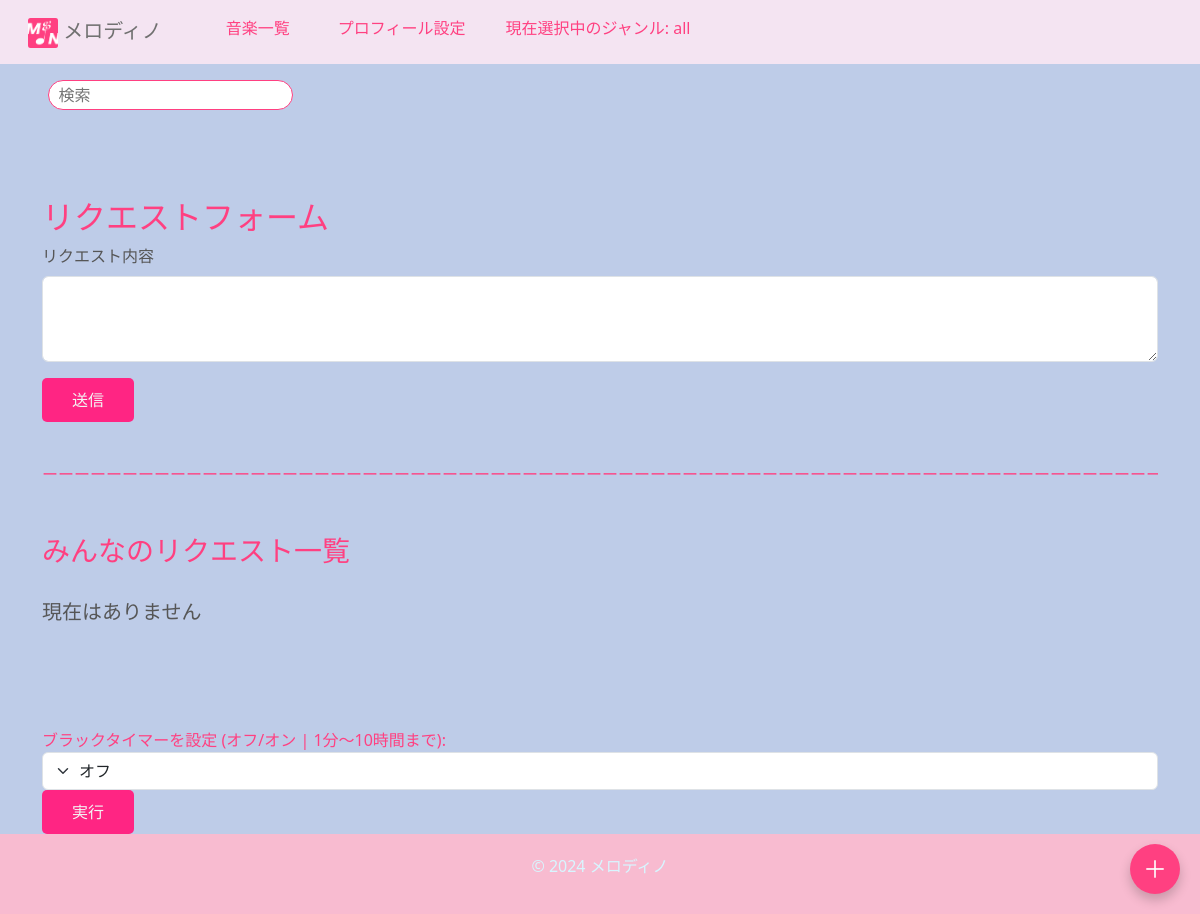
Before: /ongaku/requests/ (signed in) with the older database file.
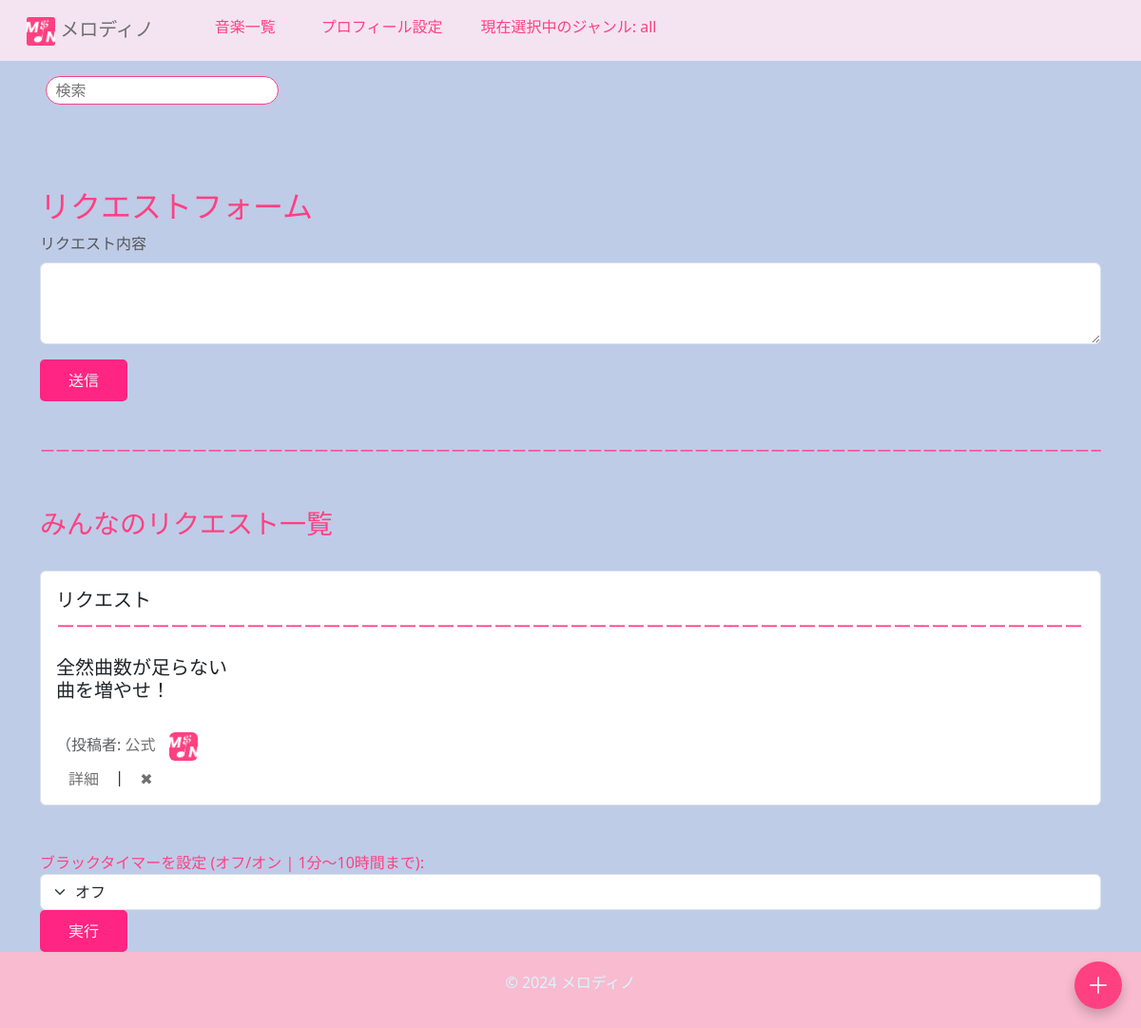
After: the same page with the newer database file.
### ongaku/models.py (models this page shows, shortened)
class Request(models.Model):
    title = models.CharField(max_length=100, default="タイトルを記入してください")
    user = models.ForeignKey(User, on_delete=models.CASCADE)  # リクエストをしたユーザー
    description = models.TextField()
    created_at = models.DateTimeField(default=timezone.now)
    text = models.TextField(max_length=100)

class UserProfile(models.Model):
    user = models.OneToOneField(User, on_delete=models.CASCADE)
    songs = models.ManyToManyField(Ongaku)  # ユーザーが作成した曲の関連
    display_name = models.CharField(max_length=100, unique=True, blank=True, null=True)
    bio = models.TextField(blank=True, null=True)  # 自己紹介
    profile_picture = models.ImageField(upload_to='profile_pictures/', blank=True, null=True)
    youtube_url = models.URLField(blank=True, null=True)  # YouTube URL
    twitter_url = models.URLField(blank=True, null=True)  # Twitter URL

### ongaku/views.py (the view)
# urls.py: path('requests/', views.request_view, name='request_view'),
@login_required
def request_view(request):
    if request.method == 'POST':
        request_text = request.POST.get('request_text')
        new_request = Request(text=request_text, user=request.user)
        new_request.save()
        return redirect('request_view')  # リダイレクトしてフォームをリセット
    requests = Request.objects.all().order_by('-created_at')
    return render(request, 'ongaku/request.html', {'requests': requests})

### ongaku/templates/ongaku/request.html (shortened to what this page needs)
{% extends 'base.html' %}
{% block content %}
<div class="container mt-5">
    <h2>リクエストフォーム</h2>
    <form method="POST" action="{% url 'request_view' %}">
        <div class="mb-3">
            <label for="request_text" class="form-label">リクエスト内容</label>
            <textarea class="form-control" id="request_text" name="request_text" rows="3" required></textarea>
        </div>
        <button type="submit">送信</button>
    </form>
    <div style="margin-top: 40px; color: #ff4081;">
        <p class="responsive-line">ーーーーーーーーーーーーーーーーーーーーーーーーーーーーーーーーーーーーーーーーーーーーーーーーーーーーーーーーーーーーーーーーーーーーーーーーーーーーーーーーーーーーーーーーーーーーーーーーーーーーーーーーーーーーーーーーーーーーーーーーーーーーーーーーーーーーーーーーーーーーーーーーーーーーーーーー</p>
    </div>
    <h3 class="mt-5">みんなのリクエスト一覧</h3>
    <br>
    <ul class="list-group">
        {% for req in requests %}
            <li class="list-group-item" style="margin-left: -40px;">
               <h5 style="white-space: pre-line; margin-top: 10px;">リクエスト
                <div style="margin-top: -20px; color: #ff4081;">
                    <p class="responsive-line">ーーーーーーーーーーーーーーーーーーーーーーーーーーーーーーーーーーーーーーーーーーーーーーーーーーーーーーーーーーーーーーーーーーーーーーーーーーーーーーーーーーーーーーーーーーーーーーーーーーーーーーーーーーーーーーーーーーーーーーーーーーーーーーーーーーーーーーーーーーーーーーーーーーーーーーーー</p>
                </div>
                <div style="margin-top: -45px;">{{ req.text }}</div></h5>
                <span class="text-muted">
                    <br>（投稿者:
                    <a href="{% url 'profile' request.user.pk %}">
                    {% if req.user.userprofile.display_name == None %}
                        {{ req.user.userprofile.display_name|default:"匿名" }}{{ req.user.id }}
                    {% else %}
                        {{ req.user.userprofile.display_name|default:"匿名" }}
                    {% endif %}</a>
                    {% if req.user.userprofile.profile_picture %}
                        <img src="{{ req.user.userprofile.profile_picture.url }}" alt="プロフィール画像" class="profile-picture">
                    {% endif %}
                </span>
                <br>
                <a href="{% url 'request_detail' req.id %}" class="btn">詳細</a>
                {% if req.user == user %}
                     | <a href="{% url 'delete_request' req.id %}" class="btn">✖︎</a>
                {% endif %}
            </li>
        {% empty %}
            <h5 style="margin-left: -40px;">現在はありません<br><br><br></h5>
        {% endfor %}
    </ul>
</div>
{% endblock %}

### templates/base.html (shortened to what this page needs)
{% load static %}
<!doctype html>
<html lang="ja">
    <head>
        <link rel="stylesheet" href="https://cdn.jsdelivr.net/npm/bootstrap@5.3.0/dist/css/bootstrap.rtl.min.css">
        {% load static %}
        <link rel="stylesheet" type="text/css" href="{% static 'ongaku/css/style.css' %}">
        <link rel="stylesheet" href="{% static 'css/style.css' %}?v=1.0">
        <link rel="stylesheet" type="text/css" href="{% static 'css/style.css' %}">
    </head>
    <body id="body">
        <nav class="navbar navbar-expand-lg navbar-dark bg-success sticky-top">
            <div class="container-fluid">
                <a class="navbar-brand" style="margin: -1 auto;" href="#"><img style="width: auto; height: 30px;" src="{% static 'icon/MandN1.png' %}" alt="logo"> メロディノ</a>
                <div class="collapse navbar-collapse" id="navbarNav">
                    <ul class="navbar-nav">
                        <li class="nav-item">
                            <a class="nav-link mx-3" href="{% url 'list-ongaku' %}">音楽一覧</a>
                        </li>
                        {% if request.user.is_authenticated %}
                            <li>
                                <a class="nav-link mx-3" href="{% url 'profile_list' %}">プロフィール設定</a>
                            </li>
                            <li>
                                <p class="mx-3" style="color: #ff4081 !important; margin-top: 8px;">現在選択中のジャンル: {% if selected_category %}{{ selected_category }}{% else %}all{% endif %}</p>
                            </li>
                        {% endif %}
                    </ul>
                </div>
            </div>
        </nav>
        {% if request.user.is_authenticated %}
        <div class="search-form">
            <form method="GET" action="{% url 'search' %}">
                <input type="text kensaku" name="query" placeholder="検索" aria-label="Search">
            </form>
        </div>
        {% endif %}
        {% block plus_button %}
        <button id="plusButton" class="border_color plus-button btn" onclick="openModal(); animateButton()">
            ＋
        </button>
        {% endblock %}
        <div class="p-4">
            {% block content %}{% endblock content %}
        </div>
        {% block is_authenticated %}
        {% if request.user.is_authenticated %}
            <div class="container mt-4">
                <label for="timerSelect" style="color: #ff4081;">ブラックタイマーを設定 (オフ/オン | 1分〜10時間まで):</label>
                <select id="timerSelect" class="form-select">
                    <option value="0">オフ</option>
                </select>
                <button onclick="setTimer()">実行</button>
            </div>
        {% endif %}
        {% endblock %}
            <footer>
                <p>&copy; 2024 メロディノ</p>
            </footer>
    </body>
</html>

### ongaku/static/ongaku/css/style.css (style rules this page uses)
a { text-decoration: none; }

### templates/base.html (style rules this page uses)
body { background-color: #becce8; color: #565656; transition: background-color 0.5s, color 0.5s; }
.navbar { background-color: #f4e4f2 !important; color: #181818; }
.navbar-nav .nav-link { transition: background-color 0.3s ease, color 0.3s ease, transform 0.3s ease; border-radius: 25px; }
button { background-color: #ff2583; color: #f4f4f4; border: none; padding: 10px 30px; border-radius: 5px; }
a { color: rgb(112, 112, 112) !important; }
h1, h2, h3, h4, .h5 { color: #ff4081; }
footer { background-color: #f8bbd0; padding: 20px 0; text-align: center; color: #d7f6ff; }
.navbar-dark .navbar-nav .nav-link, .navbar-nav form input { color: #ff4081 !important; }
.search-form { display: flex; justify-content: center; width: 100%; max-width: 300px; margin-left: 20px; }
.search-form input { width: 100%; height: 30px; border-radius: 20px; border: 1px solid #ff4081; padding-left: 10px; }
#plusButton { position: fixed; bottom: 20px; right: 20px; z-index: 1000; font-size: 24px; border-radius: 50%; width: 50px; height: 50px; display: flex; justify-content: center; align-items: center; background-color: #ff4081; color: #fff; box-shadow: 0 6px 12px rgba(0, 0, 0, 0.2); }
ul li { list-style-type: none; padding-left: 0; }

### ongaku/templates/ongaku/request.html (style rules this page uses)
.responsive-line { width: 100%; white-space: nowrap; overflow: hidden; }
.profile-picture { width: 30px; height: 30px; margin-left: 10px; border-radius: 20%; }

Changed rows visible on the page:
added Request: text "全然曲数が足らない 曲を増やせ！", user.userprofile.display_name "公式", user.userprofile.profile_picture (picture)
Other visible differences:
text no longer shown: "現在はありません"
